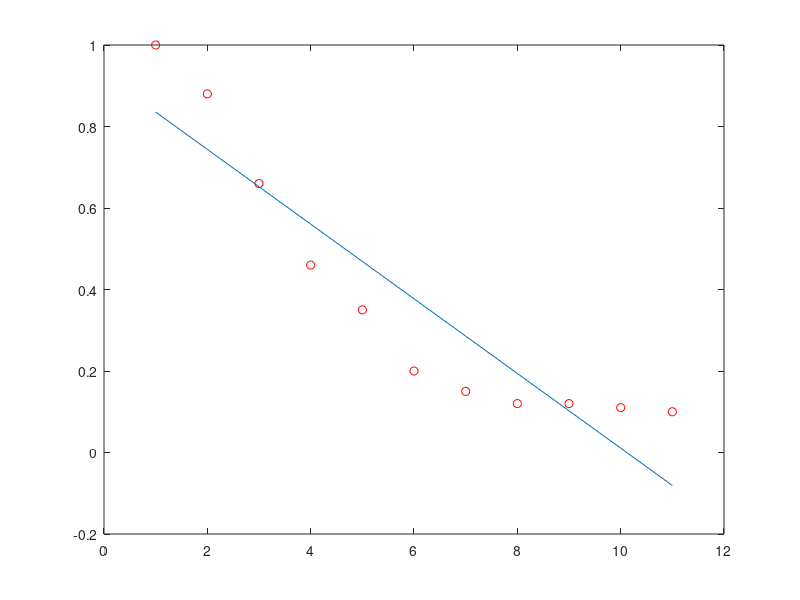

MATLAB code to generate this figure:
l= [ 1 0.88 0.66 0.46 0.35 0.20 0.15 0.12 0.12 0.11 0.10]
m= [1:1:11];
p=polyfit(m,l,1)
y_fit=polyval(p,m)
plot(m,l,'ro',m,y_fit)
